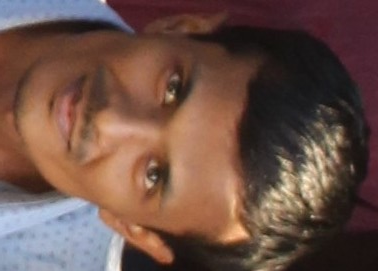
#> input picture c_04/man_rotated.jpg, 378 x 271 px
$ python '07 matching and homography.py'
#> lines starting #> are read from the running program, lines starting #| are printed output that depends on the picture; after the words box and inside, x2 and y2 are one past the last pixel; in counts of white or black regions, pixels touching at a corner belong together
#%%
# https://docs.opencv.org/4.x/d1/de0/tutorial_py_feature_homography.html
# https://www.geeksforgeeks.org/python-opencv-object-tracking-using-homography/
import numpy as np
import cv2 as cv
from matplotlib import pyplot as plt

#%%
# find SIFT features in images
# apply the ratio test to find the best matches.
MIN_MATCH_COUNT = 10
# a condition that at least 10 matches are to be there to find the object,
# otherwise simply show a message saying not enough matches are present.
img1 = cv.imread("man_rotated.jpg", cv.IMREAD_GRAYSCALE) # queryImage
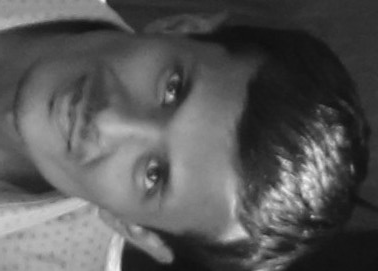
#> img1: shape (271, 378); min 15, max 241, mean 87.6
img2 = cv.imread("people.jpg", cv.IMREAD_GRAYSCALE) # trainImage
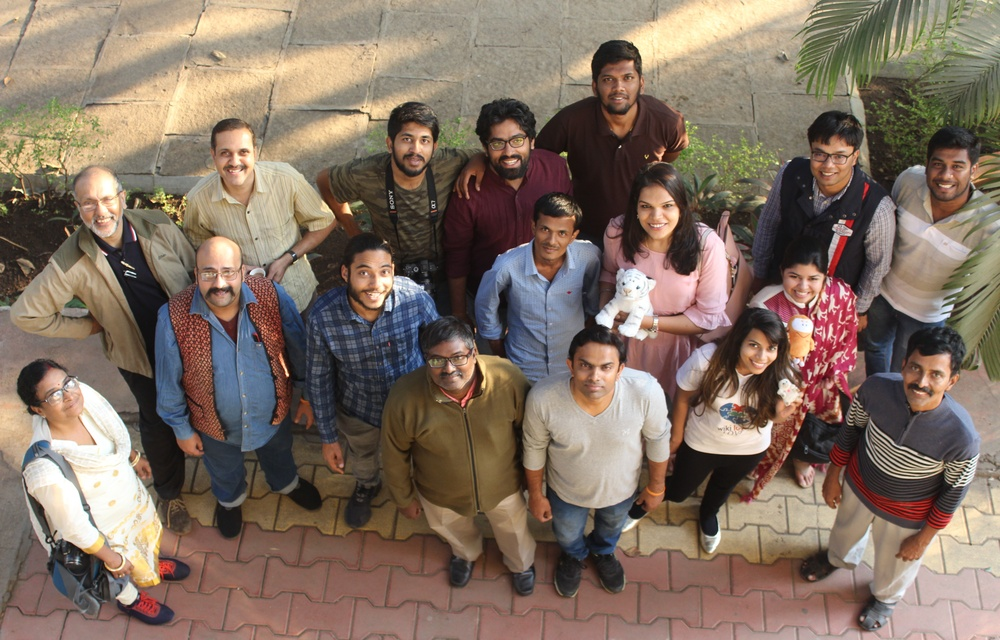
#> input picture c_04/people.jpg, 1000 x 640 px, shrunk from 5184 x 3319 before the run
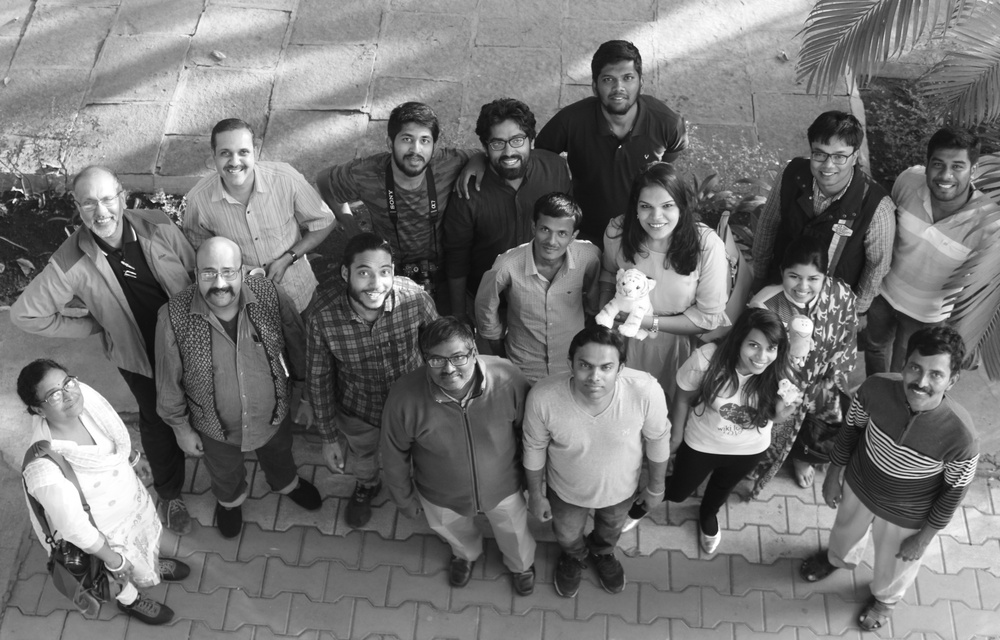
#> img2: shape (640, 1000); min 3, max 255, mean 115.9
# Initiate SIFT detector
sift = cv.SIFT_create()
# find the keypoints and descriptors with SIFT
kp1, des1 = sift.detectAndCompute(img1,None)
#> kp1 = 229 keypoints; strongest (x, y, size): (309, 178, 38.2), (236, 233, 12.3), (312, 216, 2.3), (170, 97, 5.2)
kp2, des2 = sift.detectAndCompute(img2,None)
#> kp2 = 4534 keypoints; strongest (x, y, size): (287, 375, 2.3), (123, 262, 1.9), (605, 319, 10.9), (14, 200, 2.9)
FLANN_INDEX_KDTREE = 1
index_params = dict(algorithm = FLANN_INDEX_KDTREE, trees = 5)
search_params = dict(checks = 50)
flann = cv.FlannBasedMatcher(index_params, search_params)
matches = flann.knnMatch(des1,des2,k=2)
#> matches = 229 matches
# store all the good matches as per Lowe's ratio test.
good = []
for m,n in matches:
    if m.distance < 0.7*n.distance:
        good.append(m)
#> after the loop, good = 27 matches


#%%
# If enough matches are found,
# we extract the locations of matched keypoints in both the images.
# They are passed to find the perspective transformation by findHomography.
# Once we get this 3x3 transformation matrix,
# we use it to transform the corners of queryImage to corresponding points in trainImage.

if len(good)>MIN_MATCH_COUNT:
    src_pts = np.float32([ kp1[m.queryIdx].pt for m in good ]).reshape(-1,1,2)
#> src_pts = 27 rows, first 8: [32.54, 185.3], [51.54, 172.4], [75.15, 203.9], [93.04, 94.46], [94.93, 198.6], [111.3, 126.4], [115, 215.4], [131, 109.6]
    dst_pts = np.float32([ kp2[m.trainIdx].pt for m in good ]).reshape(-1,1,2)
#> dst_pts = 27 rows, first 8: [564, 256.9], [561.7, 252.9], [567.7, 248.4], [546.6, 244.9], [566.6, 244.6], [552.7, 241.4], [569.9, 240.7], [549.5, 237.7]
    M, mask = cv.findHomography(src_pts, dst_pts, cv.RANSAC,5.0)
#> M = [[0.00274, 0.192, 528.3], [-0.193, -0.000242, 263], [4.41e-06, -1.78e-06, 1]]; mask = 27 values from 1 to 1
    matchesMask = mask.ravel().tolist()
#> matchesMask = 27 values from 1 to 1
    h,w = img1.shape
#> h = 271; w = 378
    pts = np.float32([ [0,0],[0,h-1],[w-1,h-1],[w-1,0] ]).reshape(-1,1,2)
#> pts = [[0, 0], [0, 270], [377, 270], [377, 0]]
    dst = cv.perspectiveTransform(pts,M)
#> dst = [[528.3, 263], [580.4, 263], [580.4, 190], [528.5, 190]]
    img2 = cv.polylines(img2,[np.int32(dst)],True,255,3, cv.LINE_AA)
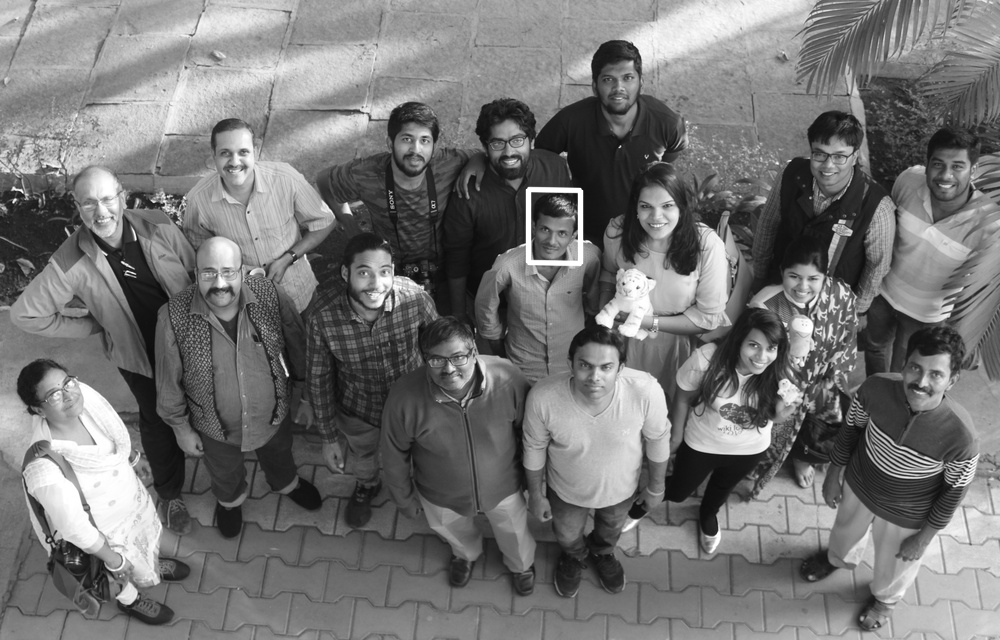
#> img2: shape (640, 1000); 0.27% of pixels changed, all inside (x1, y1, x2, y2) = (525, 186, 584, 267)
else:
    print( "Not enough matches are found - {}/{}".format(len(good), MIN_MATCH_COUNT) )
    matchesMask = None

#%%
# draw our inliers (if successfully found the object) or matching keypoints (if failed)
draw_params = dict(matchColor = (0,255,0), # draw matches in green color
                   singlePointColor = None,
                   matchesMask = matchesMask, # draw only inliers
                   flags = 2)
#> draw_params = 4 items
img3 = cv.drawMatches(img1,kp1,img2,kp2,good,None,**draw_params)
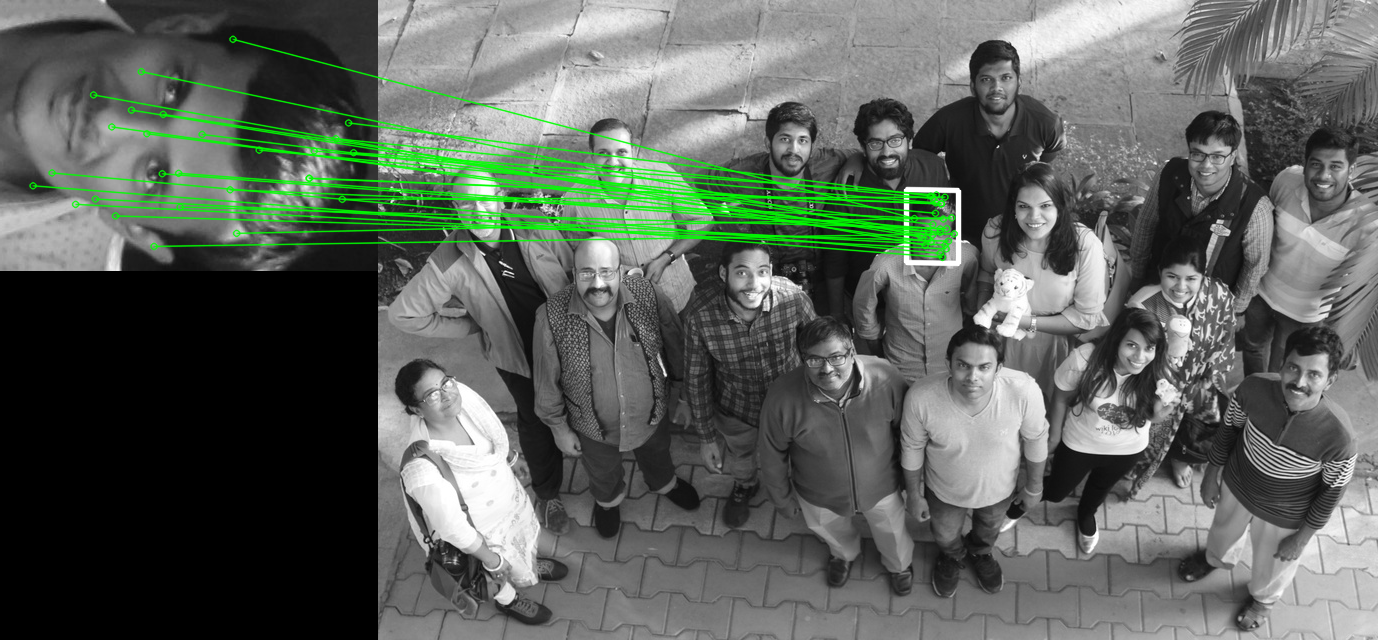
#> img3: shape (640, 1378, 3); mean of channels 0, 1, 2 91.7, 98.7, 91.7; drawn as B, G, R
plt.imshow(img3, 'gray'),plt.show()
cv.imwrite("07_findHomography_img3.jpg", img3)
"""
TASKS:
- import saw1.jpg and sawtraining1.png and run the code
- write a code for feature matching for dino.jpg and dinovideo.mp4
- read about the object tracker:
https://learnopencv.com/the-complete-guide-to-object-tracking-in-computer-vision/
https://broutonlab.com/blog/opencv-object-tracking
https://docs.opencv.org/4.x/d2/d0a/tutorial_introduction_to_tracker.html
"""

MIN_MATCH_COUNT = 10

# Load reference image (dino)
img1 = cv.imread("saw4.jpg", cv.IMREAD_GRAYSCALE)

sift = cv.SIFT_create()
#> (the run stopped early here; a loop or call above may not have finished)
